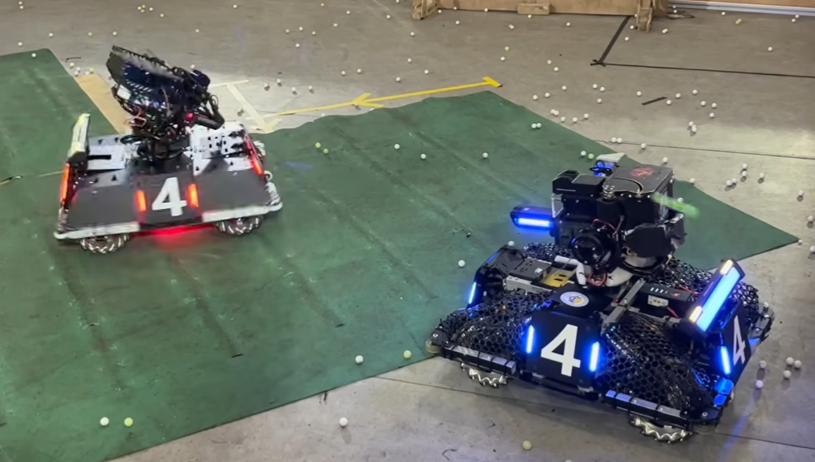
//> input picture peixun2/src/peixun2_pkg/resource/twoRobot.png, 1629 x 924 px, given in place of robotvideo2.mp4, which was not available (shown at 1/2 size)
$ ./1   (built with g++ and OpenCV 4)
//> lines starting //> are read from the running program, lines starting //| are printed output that depends on the picture; after the words box and inside, x2 and y2 are one past the last pixel; in counts of white or black regions, pixels touching at a corner belong together; pictures that were not available may be replaced by others from this repository, and a replacement may not be noted
#include <iostream>
#include <vector>
#include <opencv2/opencv.hpp>
#include <filesystem>

using namespace std::chrono_literals;
using namespace std;
using namespace cv;
namespace fs = std::filesystem;

// here is the main config area

    fs::path base_path = "../resource";
    fs::path file_name = "twoRobot.png";
    fs::path video_name = "robotvideo2.mp4";
    fs::path file_path = base_path / file_name;
    fs::path video_path = base_path / video_name;

    int value;
    Mat imghsv,mask;
    static Mat imgr, imgr1;
    Mat imgh , imgs ,imgv ;
    Mat imgh1 ,imgs1 , imgv1;
    vector<Mat> HSV ;
    Mat imges[3];
    Mat img ;
    Mat middle , process_result;


// callback function area

//================== README ===================
//  if you want to adjust the configuration (threshould value) of each channel cancel the comment of the following lines noted by "config: adjust"
// and commant the default value in the callback function (noted by "config: default value")
// if you want this program run steadily , commant the following lines note by "config : adjust" ,but using the default value

        static void callBack1(int, void*)
    {

        //config : default value
        int cur = 90;
        //config : adjust
        //cur = getTrackbarPos("red_value", "red_mask");
        threshold(imgr, imgr1, cur, 255, THRESH_BINARY);
        imshow("red_mask", imgr1);
    }

    static void callBack2(int ,void*)
    {
        //config : default value
        int cur = 90;
        //config : adjust
        //cur = getTrackbarPos("s_value", "s_mask");
        threshold(imgs,imgs1 , cur , 255, THRESH_BINARY);
        imshow("s_mask", imgs1);
    }

    static void callBack3(int ,void*)
    {
        //config : default value
        int cur = 50;
        //config : adjust
        //cur = getTrackbarPos("v_value", "v_mask");
        threshold(imgv,imgv1 , cur , 255, THRESH_BINARY);
        imshow("v_mask", imgv1);
    }

    static void callBack4(int ,void*)
    {
        //config : default value
        int cur = 50;
        //config : adjust
        //cur = getTrackbarPos("h_value", "h_mask");
        threshold(imgh,imgh1 , cur , 255, THRESH_BINARY_INV);
        imshow("h_mask", imgh1);
    }


    // processing video
    // ========================== README ===============================
    // there are 3 ways to input the video , uncommant the one you want to use
    //1 photo input : input a photo (but is unvalid in this program , if you want you should delete the "while()" function ,
    //                                              and command the function noted by "video process")
    //2 steady video input : input a video file
    //3 video of your camera : input your camera video(maybe not work in your computer , )


    int videomain()
    {

    // ===================== photo input ==========================

    /*
    Mat img = imread(file_path.string());
    if(img.empty())
    {
        cout << "确认文件名是否正确" << endl;
        return -1 ;
    }
        */
    //imshow("img",img);

// =====================photo end =====================


//========================== steady video input ============================
    VideoCapture video(video_path);

// ========================= end =========================================


// ========================= video of your camera input =============================
   // VideoCapture video(0);
// =========================== end ==============================

// ================= video process ===============================

    if(!video.isOpened())
    {
        cout << "确认文件名"
        <<endl;
        return -1;
    }

    {
        video >> img;
//> img is the input picture: 924 rows x 1629 cols, CV_8UC3; mean B, G, R 107.8, 115.7, 108.5
// =========================== end ==================================================

        {
        cvtColor(img ,imghsv ,COLOR_RGB2HSV);
//> imghsv: 924 rows x 1629 cols, CV_8UC3; mean H, S, V 71.2, 60.2, 124.9
        split(imghsv , HSV);
        imgh = HSV.at(0);
        imgs = HSV.at(1);
        imgv = HSV.at(2);
        split(img, imges);
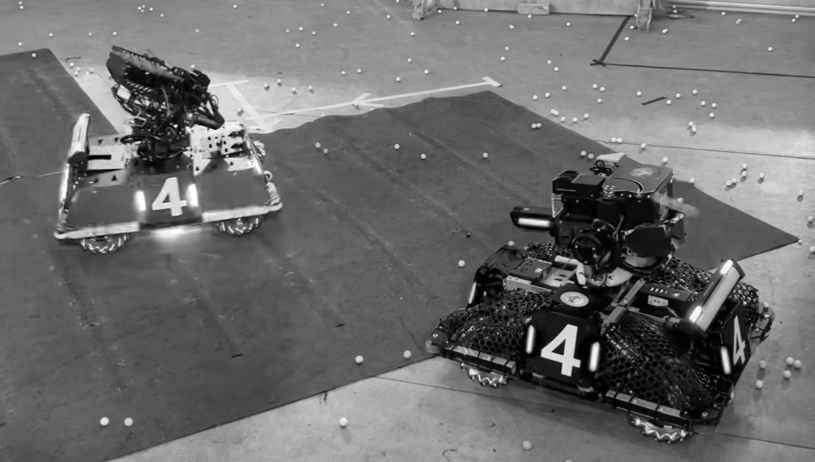
//> imges[2]: 924 rows x 1629 cols, CV_8UC1 (shown at 1/2 size); min 0, max 255, mean 108.5
        imgr = imges[0];
        }
    }


    //creating trackbars to adjust the threshould value
    {
    namedWindow("red_mask", WINDOW_NORMAL);
    threshold(imgr, imgr1, 128, 255, THRESH_BINARY);
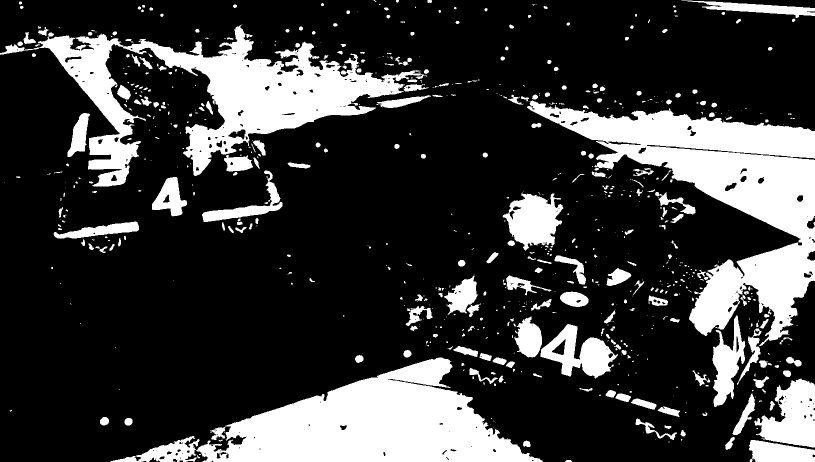
//> imgr1: 924 rows x 1629 cols, CV_8UC1 (shown at 1/2 size); 22.9% white; 726 white regions (430 under 20 px), largest, box (x1, y1, x2, y2) and area: (1054, 201, 1629, 692) 93101, (392, 715, 1086, 924) 77941, (0, 49, 854, 373) 75295
    imshow("red_mask", imgr1);
    createTrackbar("red_value", "red_mask", nullptr, 255, callBack1);

    namedWindow("s_mask", WINDOW_NORMAL);
    threshold(imgs , imgs1, 128,255, THRESH_BINARY);
//> imgs1: 924 rows x 1629 cols, CV_8UC1; 8.4% white; 426 white regions (301 under 20 px), largest, box (x1, y1, x2, y2) and area: (937, 535, 1530, 861) 68545, (1020, 356, 1329, 562) 23821, (917, 532, 1008, 644) 5083
    imshow("s_mask", imgs1);
    createTrackbar("s_value", "s_mask", nullptr, 255, callBack2);

    namedWindow("v_mask", WINDOW_NORMAL);
    threshold(imgv , imgv1, 128 ,255, THRESH_BINARY);
//> imgv1: 924 rows x 1629 cols, CV_8UC1; 43.1% white; 793 white regions (464 under 20 px), largest, box (x1, y1, x2, y2) and area: (0, 0, 1629, 770) 387206, (214, 715, 1086, 924) 87352, (1208, 31, 1614, 150) 26573
    imshow("v_mask" , imgv1);
    createTrackbar("v_value", "v_mask", nullptr, 255, callBack3);

    namedWindow("h_mask", WINDOW_NORMAL);
    threshold(imgh , imgh1, 128,255, THRESH_BINARY_INV);
//> imgh1: 924 rows x 1629 cols, CV_8UC1; 93.8% white; 604 black regions (517 under 20 px), largest, box (x1, y1, x2, y2) and area: (1426, 635, 1629, 924) 26348, (713, 831, 1118, 924) 21452, (296, 178, 444, 404) 9136
    imshow("h_mask", imgh1);
    createTrackbar("h_value", "h_mask", nullptr, 255, callBack4);

    namedWindow("mask", WINDOW_NORMAL);
    resizeWindow("mask",1600,1200);
    namedWindow("video",WINDOW_NORMAL);
    resizeWindow("video",1200,900);
    }

    while(1)
    {

// here is the main process of a single frame

        video >> img;
        if(img.empty())
        {
            cout << "over"
            <<endl;
            break;
        }

        //color split
        {
        cvtColor(img ,imghsv ,COLOR_BGR2HSV);
//> imghsv: 924 rows x 1629 cols, CV_8UC3; mean H, S, V 61.5, 60.2, 124.9
        split(imghsv , HSV);
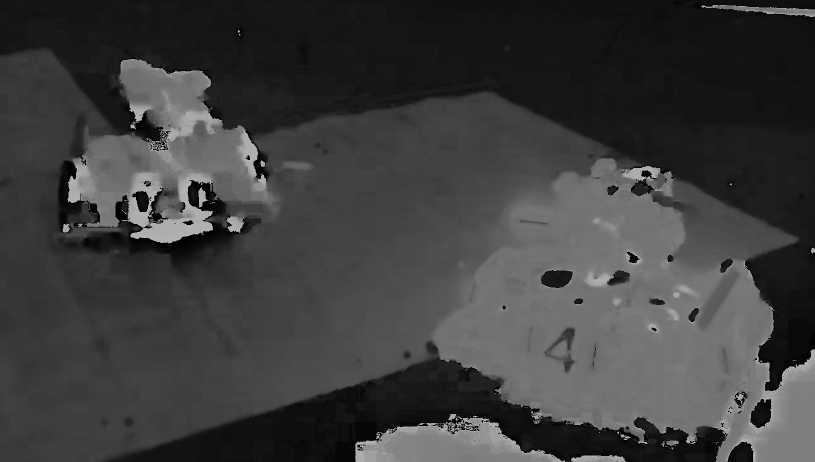
//> HSV[0]: 924 rows x 1629 cols, CV_8UC1 (shown at 1/2 size); min 0, max 179, mean 61.5
        imgh = HSV.at(0);
        imgs = HSV.at(1);
        imgv = HSV.at(2);
        split(img, imges);
        imgr= imges[2];
        }

        //creat trackbar
        callBack1(0,0);
//> in callBack1, `threshold(imgr, imgr1, cur, 255, THRESH_BINARY);`: imgr1: 924 rows x 1629 cols, CV_8UC1; 63.9% white; 681 black regions (458 under 20 px), largest, box (x1, y1, x2, y2) and area: (693, 286, 1597, 924) 247250, (0, 413, 783, 924) 170258, (619, 182, 1080, 434) 46674
        callBack2(0,0);
//> in callBack2, `threshold(imgs,imgs1 , cur , 255, THRESH_BINARY);`: imgs1: 924 rows x 1629 cols, CV_8UC1; 12.8% white; 325 white regions (214 under 20 px), largest, box (x1, y1, x2, y2) and area: (872, 355, 1539, 861) 138122, (822, 0, 1300, 68) 11329, (258, 445, 440, 507) 7191
        callBack3(0,0);
//> in callBack3, `threshold(imgv,imgv1 , cur , 255, THRESH_BINARY);`:
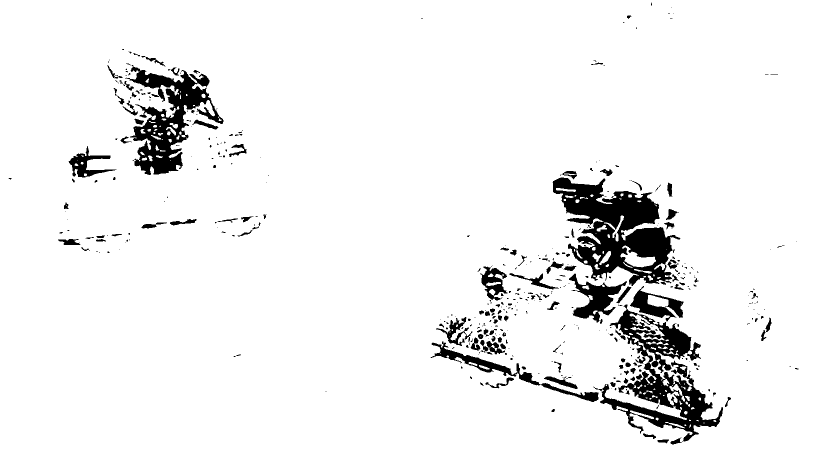
//> imgv1: 924 rows x 1629 cols, CV_8UC1 (shown at 1/2 size); 93.8% white; 428 black regions (284 under 20 px), largest, box (x1, y1, x2, y2) and area: (1105, 355, 1361, 572) 25843, (1187, 609, 1446, 889) 20761, (250, 130, 447, 350) 15908
        callBack4(0,0);
//> in callBack4, `threshold(imgh,imgh1 , cur , 255, THRESH_BINARY_INV);`: imgh1: 924 rows x 1629 cols, CV_8UC1; 40.8% white; 269 white regions (204 under 20 px), largest, box (x1, y1, x2, y2) and area: (0, 0, 1629, 782) 440778, (203, 710, 1456, 924) 102007, (68, 319, 524, 619) 51493
        mask = imgr1 & imgs1 & imgv1 ;
//> mask: 924 rows x 1629 cols, CV_8UC1; 2.3% white; 202 white regions (150 under 20 px), largest, box (x1, y1, x2, y2) and area: (881, 0, 1300, 62) 8873, (268, 445, 433, 507) 6145, (668, 153, 1001, 216) 3530

       //calculation of the mask to get every object

        Mat kernel = getStructuringElement(0, Size(3, 3));
       // Mat kernel2 = getStructuringElement(0, Size(7, 7));
        morphologyEx(mask, middle, MORPH_OPEN, kernel);
//> middle: 924 rows x 1629 cols, CV_8UC1; 2.1% white; 71 white regions (27 under 20 px), largest, box (x1, y1, x2, y2) and area: (905, 0, 1299, 38) 8285, (269, 445, 432, 506) 6115, (692, 153, 999, 216) 3455
        morphologyEx(middle, process_result, MORPH_CLOSE, kernel);
//> process_result: 924 rows x 1629 cols, CV_8UC1; 2.1% white; 63 white regions (23 under 20 px), largest, box (x1, y1, x2, y2) and area: (824, 0, 1299, 38) 9880, (269, 445, 432, 506) 6124, (682, 153, 999, 216) 3495
        namedWindow("运算处理结果", WINDOW_NORMAL);
        imshow("运算处理结果", process_result);
        RNG rng(10086);
        Mat out, stats, centroids;
        int number = connectedComponentsWithStats(process_result, out, stats, centroids, 8, CV_16U);
//> stats = 64 rows, first 6: [0, 0, 1629, 924, 1473911], [824, 0, 475, 38, 9880], [1310, 0, 26, 19, 290], [1405, 0, 224, 15, 1685], [1310, 9, 3, 4, 12], [826, 13, 3, 5, 15]; centroids = 64 pairs, first value 129.3 to 1546.2, second value 4.12 to 855.1; number = 64
        vector<Vec3b> colors;
        for (int i = 0; i < number; i++)
        {
            Vec3b vec3 = Vec3b(rng.uniform(0, 256), rng.uniform(0, 256), rng.uniform(0, 256));
            colors.push_back(vec3);
        }
//> this loop made 64 passes
//> after the loop, colors = 64 items, first 12: [117, 12, 252], [110, 174, 231], [22, 210, 138], [176, 121, 205], [0, 163, 243], [75, 221, 51], [92, 95, 250], [79, 239, 242], [3, 248, 247], [176, 123, 157], [85, 244, 6], [159, 154, 242]

        Mat result = Mat::zeros(process_result.size(), img.type());

    for (int i = 1; i < number; i++)
    {
        int center_x = centroids.at<double>(i, 0);
        int center_y = centroids.at<double>(i, 1);
        int x = stats.at<int>(i, CC_STAT_LEFT);
        int y = stats.at<int>(i, CC_STAT_TOP);
        int w = stats.at<int>(i, CC_STAT_WIDTH);
        int h = stats.at<int>(i, CC_STAT_HEIGHT);
        int area = stats.at<int>(i, CC_STAT_AREA);

        circle(img, Point(center_x, center_y), 2, Scalar(0, 255, 0), 2, 8, 0);
        Rect rect(x, y, w, h);
        rectangle(img, rect, colors[i], 1.5, 8, 0);
        putText(img, format("%d", i), Point(center_x, center_y),
            FONT_HERSHEY_SIMPLEX, 0.5, Scalar(0, 0, 255), 1);
        cout << "number: " << i << ",area: " << area << endl;
        circle(mask, Point(center_x, center_y), 2, Scalar(0, 255, 0), 2, 8, 0);
        rectangle(mask, rect, Scalar(255,255,255), 1.5, 8, 0);
        putText(mask, format("%d", i), Point(center_x, center_y),
            FONT_HERSHEY_SIMPLEX, 0.5, Scalar(255, 255, 255), 1);
    }
//> this loop made 63 passes
//> (center_x, center_y, x, y, w, h, area) on passes 1, 2, 3, 9, 11, 12, 14, 16, 19, 20, 21, 22: (1081, 11, 824, 0, 475, 38, 9880), (1323, 6, 1310, 0, 26, 19, 290), (1546, 4, 1405, 0, 224, 15, 1685), (1286, 51, 1279, 42, 16, 19, 183), (842, 185, 682, 153, 317, 63, 3495), (166, 162, 162, 160, 10, 6, 51), (378, 232, 373, 226, 13, 14, 136), (509, 323, 492, 283, 37, 71, 994), (1221, 331, 1219, 329, 6, 7, 34), (129, 367, 120, 331, 24, 82, 1207), (1199, 349, 1196, 346, 9, 7, 29), (385, 396, 365, 365, 38, 68, 1659)
//| number: 1,area: 9880
//| number: 2,area: 290
//| number: 3,area: 1685
//| number: 4,area: 12
//| number: 5,area: 15
//| number: 6,area: 9
//| number: 7,area: 12
//| number: 8,area: 15
//> (output is shown up to pass 8 of 63)
//> pass 1, in videomain, `putText(mask, format("%d", i), Point(center_x, center_y), FONT_HERSHEY..`:
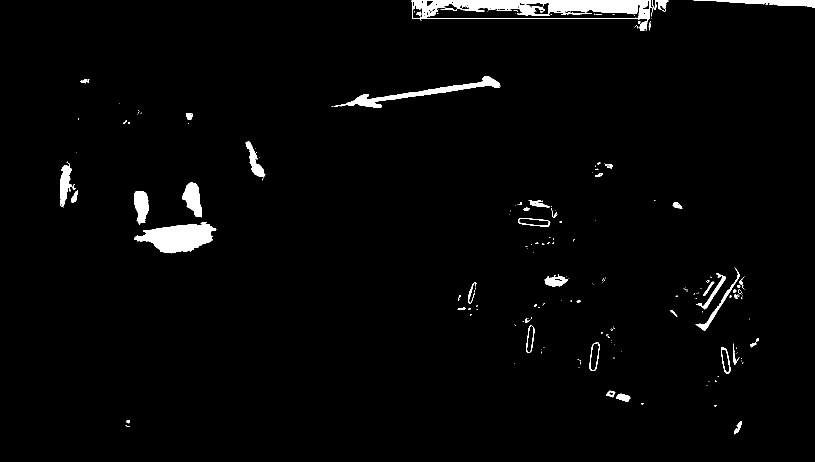
//> mask: 924 rows x 1629 cols, CV_8UC1 (shown at 1/2 size); 2.3% white; 199 white regions (149 under 20 px), largest, box (x1, y1, x2, y2) and area: (822, 0, 1306, 62) 10893, (268, 445, 433, 507) 6145, (668, 153, 1001, 216) 3530
//> after the loop:
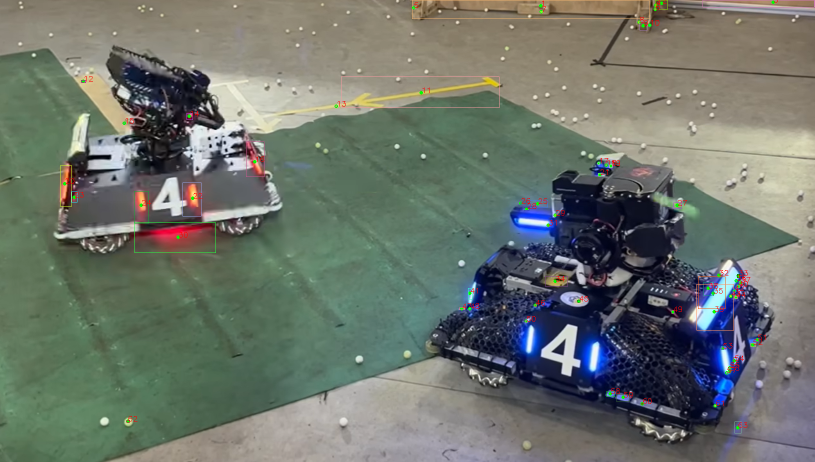
//> img: 924 rows x 1629 cols, CV_8UC3 (shown at 1/2 size); mean B, G, R 107.4, 115.8, 108.8
//> after the loop:
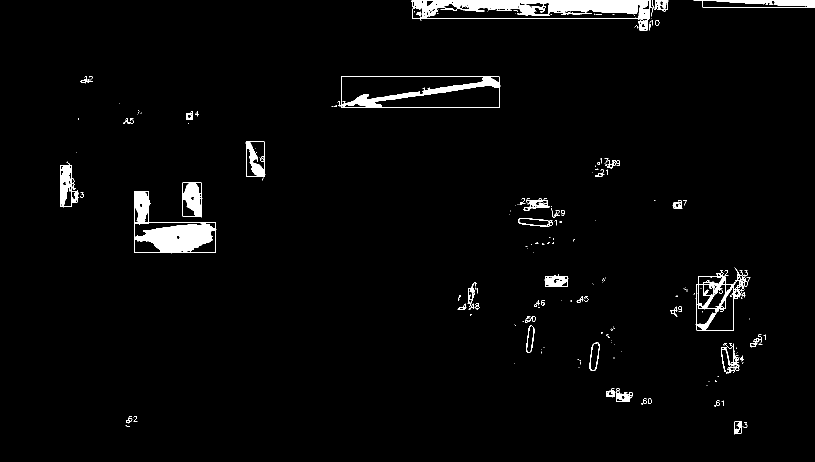
//> mask: 924 rows x 1629 cols, CV_8UC1 (shown at 1/2 size); 2.6% white; 205 white regions (143 under 20 px), largest, box (x1, y1, x2, y2) and area: (822, 0, 1306, 62) 10940, (268, 382, 433, 507) 8074, (675, 153, 1001, 216) 4250


        imshow("video", img);
        imshow("mask", mask);

        // here ensure the video play at normal speed
        //
        waitKey(1000/ video.get(CAP_PROP_FPS));
        int delay = static_cast<int>(1000.0 / video.get(CAP_PROP_FPS));
        int key = waitKey(delay >= 1 ? delay : 1);
//> the Esc key is pressed

        if (key == 27) { // ESC
            cout << "ESC pressed, exiting playback" << endl;
           break;
        }

    }
    video.release();
    destroyAllWindows();
    return 0;
    }


    int main()
    {
        videomain();
        return 0 ;
    }
